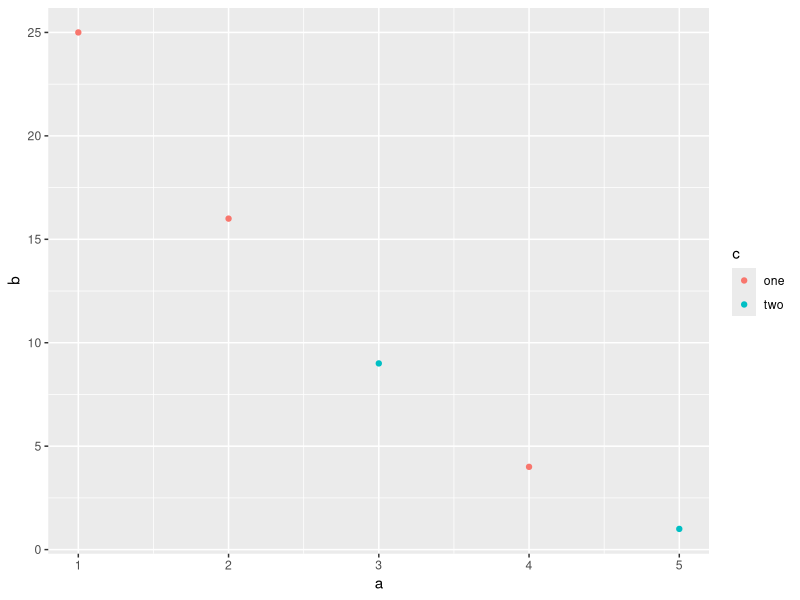
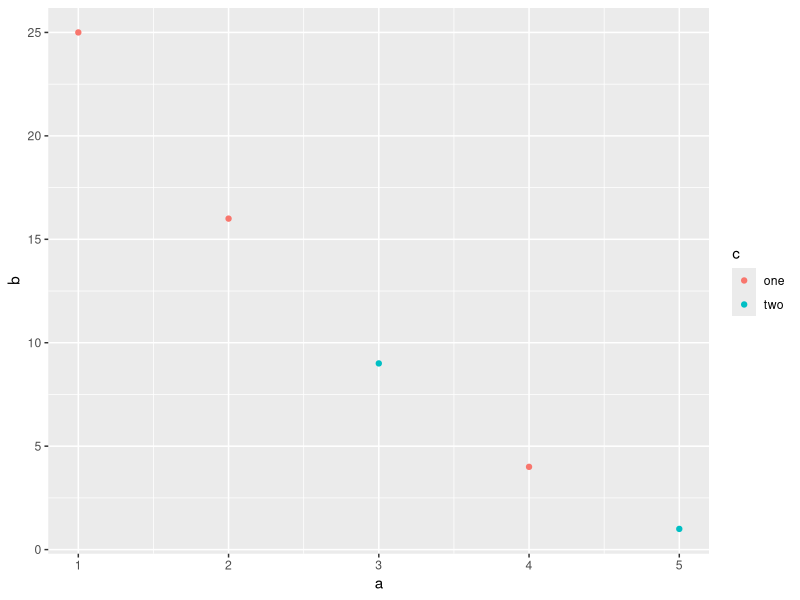

Reproduce these figures in R, in order.
## ---- chunk 1
knitr::opts_chunk$set(echo = TRUE)
library(readxl); library(magrittr); library(tidyverse); library(ggrepel); library(rlist) 
## ---- chunk 2
a <- tibble('a' = 1:5, 'b' = (5:1)^2, 'c' = c('one','one','two','one','two'))
## ---- chunk 3
ggplot(a, aes(a,b,colour = c)) + geom_point()
ggsave('test1.png', device = png(), width = 4, height = 4)
